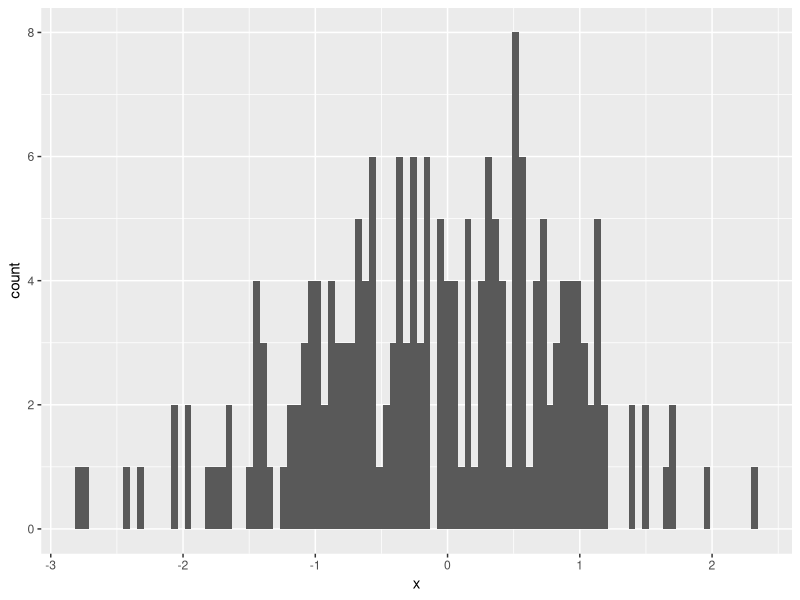
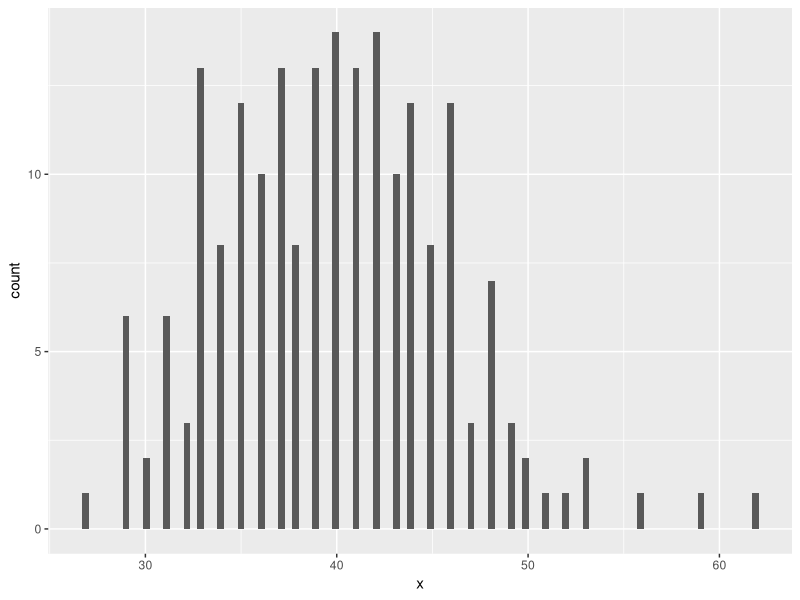
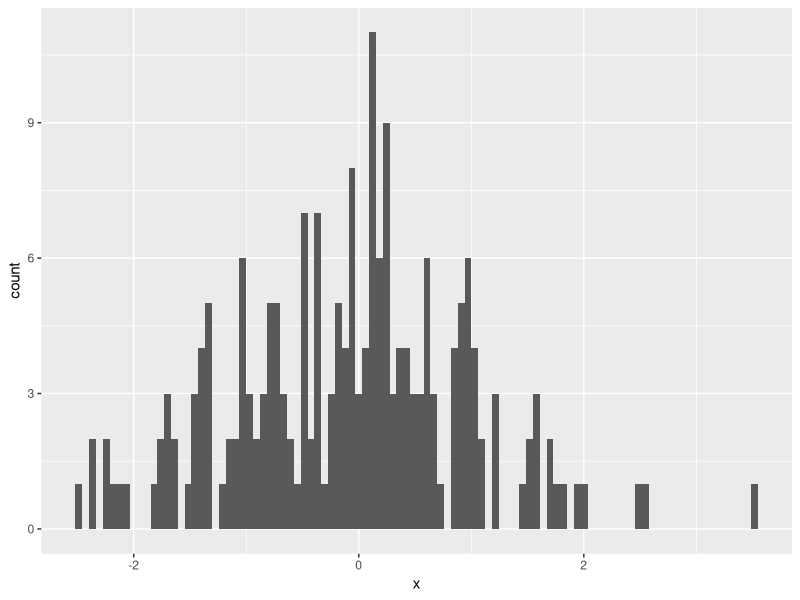
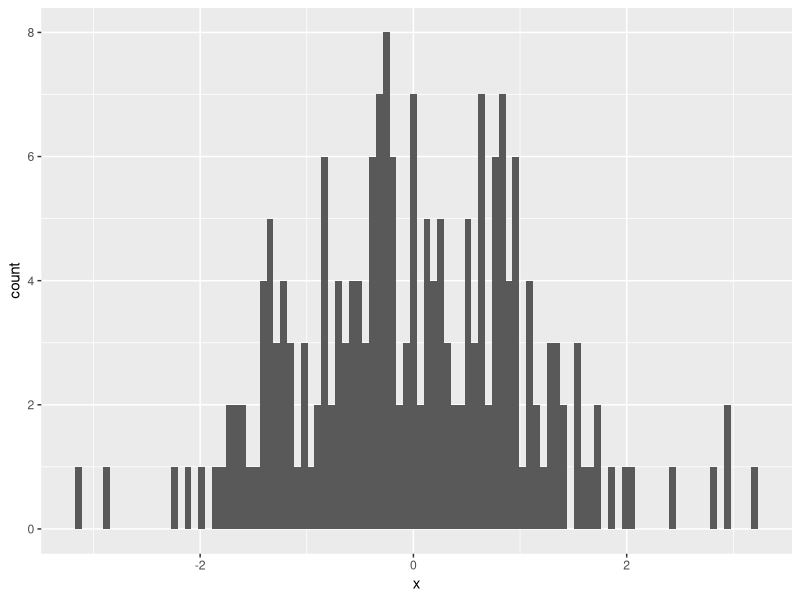
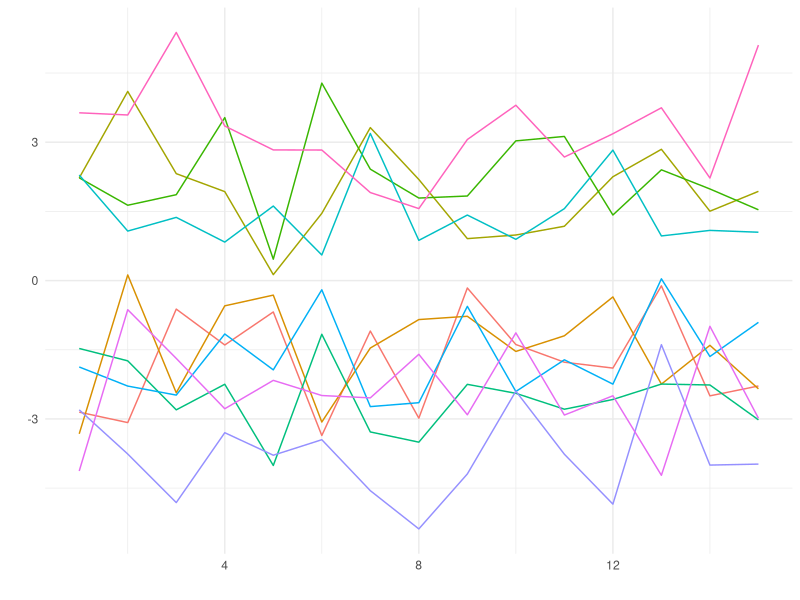

The R script that drew these images, in order:
## ---- chunk 1
knitr::knit_hooks$set(class = function(before, options, envir) {
  if(before){
    sprintf("<div class = '%s'>", options$class)
  }else{
    "</div>"
  }
})


knitr::knit_hooks$set(document = function(x){
  
  print('running document hook')
  print(x)
  x
})

## ---- chunk 2
library(magrittr)
library(ggplot2)
tibble::tibble( x = rnorm(200) ) %>% 
  ggplot(aes(x = x)) + 
  geom_histogram(bins = 100)
## ---- chunk 3
y <- 5
x <- 3
x + y
## ---- chunk 4
tibble::tibble( x = rpois(200, 40) ) %>% 
  ggplot(aes(x = x)) + 
  geom_histogram(bins = 100)
## ---- chunk 5
tibble::tibble( x = rnorm(200) ) %>% 
  ggplot(aes(x = x)) + 
  geom_histogram(bins = 100)
## ---- chunk 6
library(magrittr)
library(ggplot2)
tibble::tibble( x = rnorm(200) ) %>% 
  ggplot(aes(x = x)) + 
  geom_histogram(bins = 100)
## ---- chunk 7
tibble::tibble(
  id = rep(1:10, each = 15) %>% as.character(),
  starting_point = rep(runif(10, min = -4, max = 4), each = 15),
  time = rep(1:15, times = 10),
  value = rnorm(15*10) + starting_point
) %>% 
  ggplot(aes(x = time, y = value, color = id)) + 
  geom_line(size = 0.5) +
  theme_minimal() +
  labs(x = '', y = '') +
  guides(color = FALSE) +
  theme_minimal()
